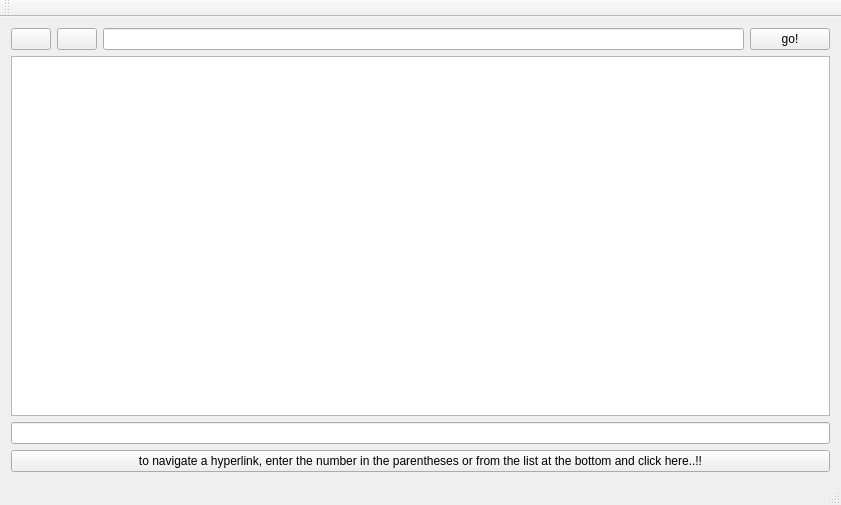
<?xml version="1.0" encoding="UTF-8"?>
<ui version="4.0">
 <class>profox</class>
 <widget class="QMainWindow" name="profox">
  <property name="geometry">
   <rect>
    <x>0</x>
    <y>0</y>
    <width>841</width>
    <height>505</height>
   </rect>
  </property>
  <property name="windowTitle">
   <string>profox</string>
  </property>
  <widget class="QWidget" name="centralWidget">
   <layout class="QVBoxLayout" name="verticalLayout_2">
    <item>
     <layout class="QVBoxLayout" name="verticalLayout">
      <item>
       <layout class="QHBoxLayout" name="horizontalLayout">
        <item>
         <widget class="QPushButton" name="backbutton">
          <property name="text">
           <string/>
          </property>
          <property name="icon">
           <iconset>
            <disabledoff>:/Back Arrow.png</disabledoff>
           </iconset>
          </property>
         </widget>
        </item>
        <item>
         <widget class="QPushButton" name="forwardbutton">
          <property name="text">
           <string/>
          </property>
          <property name="icon">
           <iconset>
            <disabledoff>:/frontarrow.png</disabledoff>
           </iconset>
          </property>
         </widget>
        </item>
        <item>
         <widget class="QLineEdit" name="lineEdit"/>
        </item>
        <item>
         <widget class="QPushButton" name="gobutton">
          <property name="text">
           <string>go!</string>
          </property>
         </widget>
        </item>
       </layout>
      </item>
     </layout>
    </item>
    <item>
     <widget class="QTextEdit" name="textEdit"/>
    </item>
    <item>
     <widget class="QLineEdit" name="linksinput"/>
    </item>
    <item>
     <widget class="QPushButton" name="linksbutton">
      <property name="text">
       <string>to navigate a hyperlink, enter the number in the parentheses or from the list at the bottom and click here..!!</string>
      </property>
     </widget>
    </item>
   </layout>
  </widget>
  <widget class="QMenuBar" name="menuBar">
   <property name="geometry">
    <rect>
     <x>0</x>
     <y>0</y>
     <width>841</width>
     <height>25</height>
    </rect>
   </property>
  </widget>
  <widget class="QToolBar" name="mainToolBar">
   <attribute name="toolBarArea">
    <enum>TopToolBarArea</enum>
   </attribute>
   <attribute name="toolBarBreak">
    <bool>false</bool>
   </attribute>
  </widget>
  <widget class="QStatusBar" name="statusBar"/>
 </widget>
 <layoutdefault spacing="6" margin="11"/>
 <resources/>
 <connections/>
</ui>
